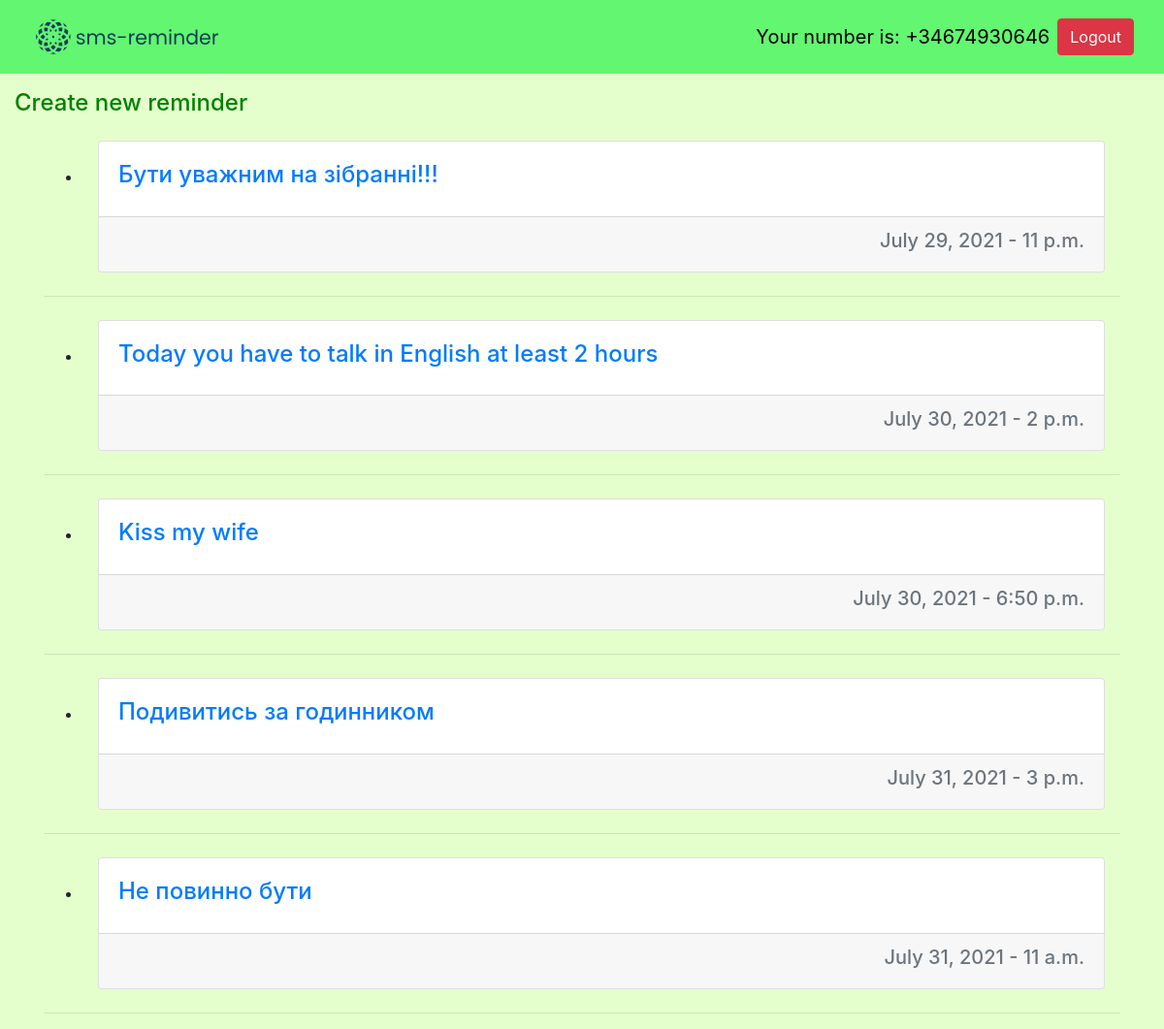
/remindlist/ (signed in), run on an earlier commit of the app's database.
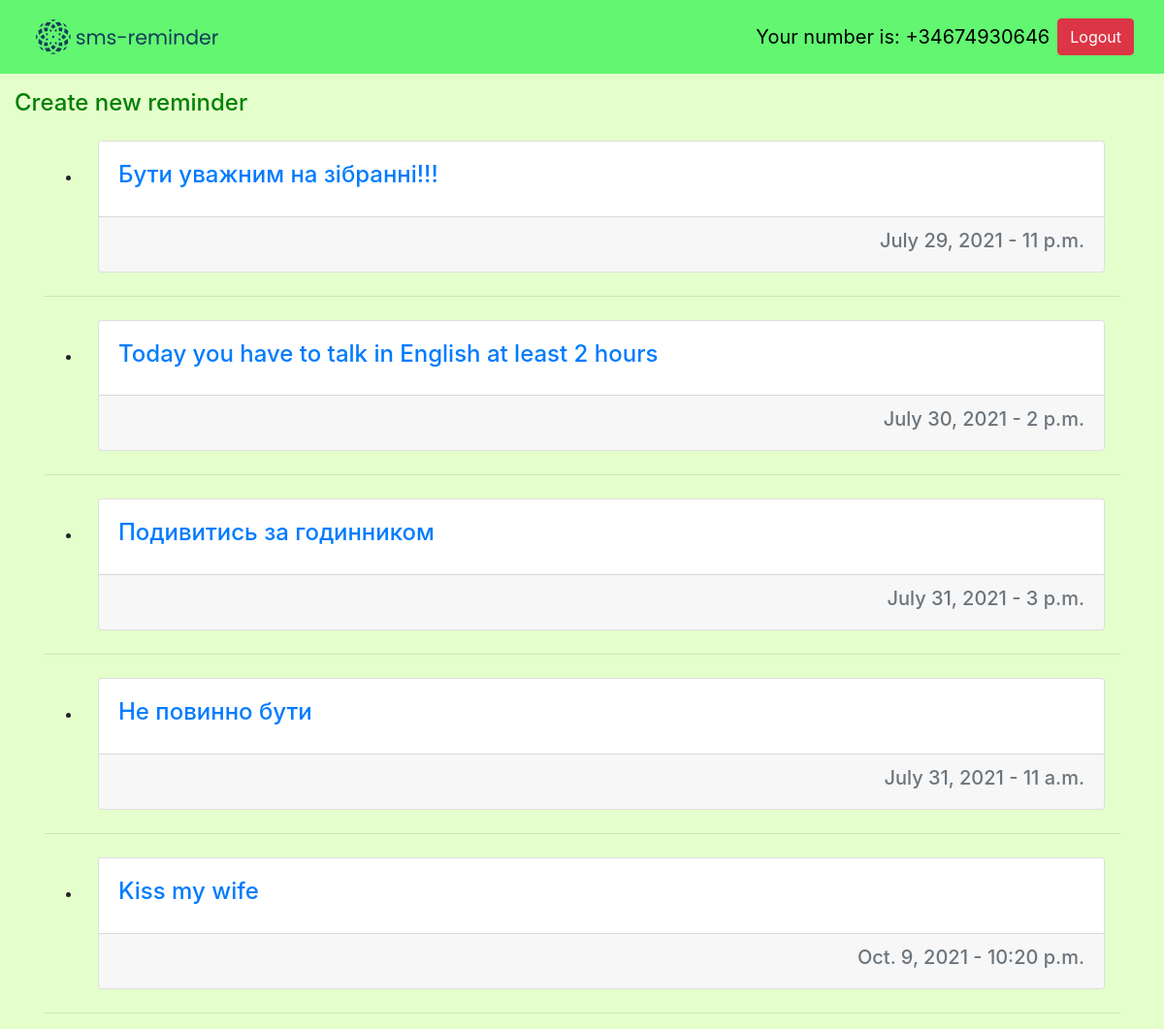
And on a later commit of the database.
### reminder/models.py (models this page shows, shortened)
class Remind(models.Model):
    title = models.CharField(max_length=100)
    remind_date = models.DateField(default=datetime.date.today)
    remind_time = models.TimeField(default=datetime.time(10, 0))
    author = models.ForeignKey(User, on_delete=models.CASCADE)

### reminder/views.py (the view)
# urls.py: path('remindlist/', views.remindlist, name='remindlist'),
def remindlist(request):
    content = Remind.objects.filter(author=request.user).order_by('remind_date')
    return render(request, 'reminder/remindlist.html', {'content': content})

### reminder/templates/reminder/remindlist.html (shortened to what this page needs)
{% extends 'reminder/base.html' %}
{% load static %}
{% block content %}
    <div class="container-fluid">
        <div class="d-flex">
            <a href="{% url 'create' %}" style="color: green">
                <p><h4>Create new reminder</h4></p>
            </a>
        </div>
    </div>
    {% for rem in content %}
        <div class="container">
            <ul>
                <li>
                    <a href="{% url 'remindetail' rem.id %}" class="nav-link">
                        <div class="card text-left">
                          <div class="card-body">
                            <h4>{{ rem.title }}</h4>
                          </div>
                          <div class="card-footer text-muted text-right">
                            <h5>{{ rem.remind_date }} - {{ rem.remind_time }}</h5>
                          </div>
                        </div>
                    </a>
                </li>
            </ul>
            <hr>
        </div>
    {% endfor %}
{% endblock %}

What changed in the data, as far as the page shows it:
changed Remind "Kiss my wife": remind_date "July 30, 2021" → "Oct. 9, 2021"; remind_time "6:50 p.m." → "10:20 p.m."; moves down the list
